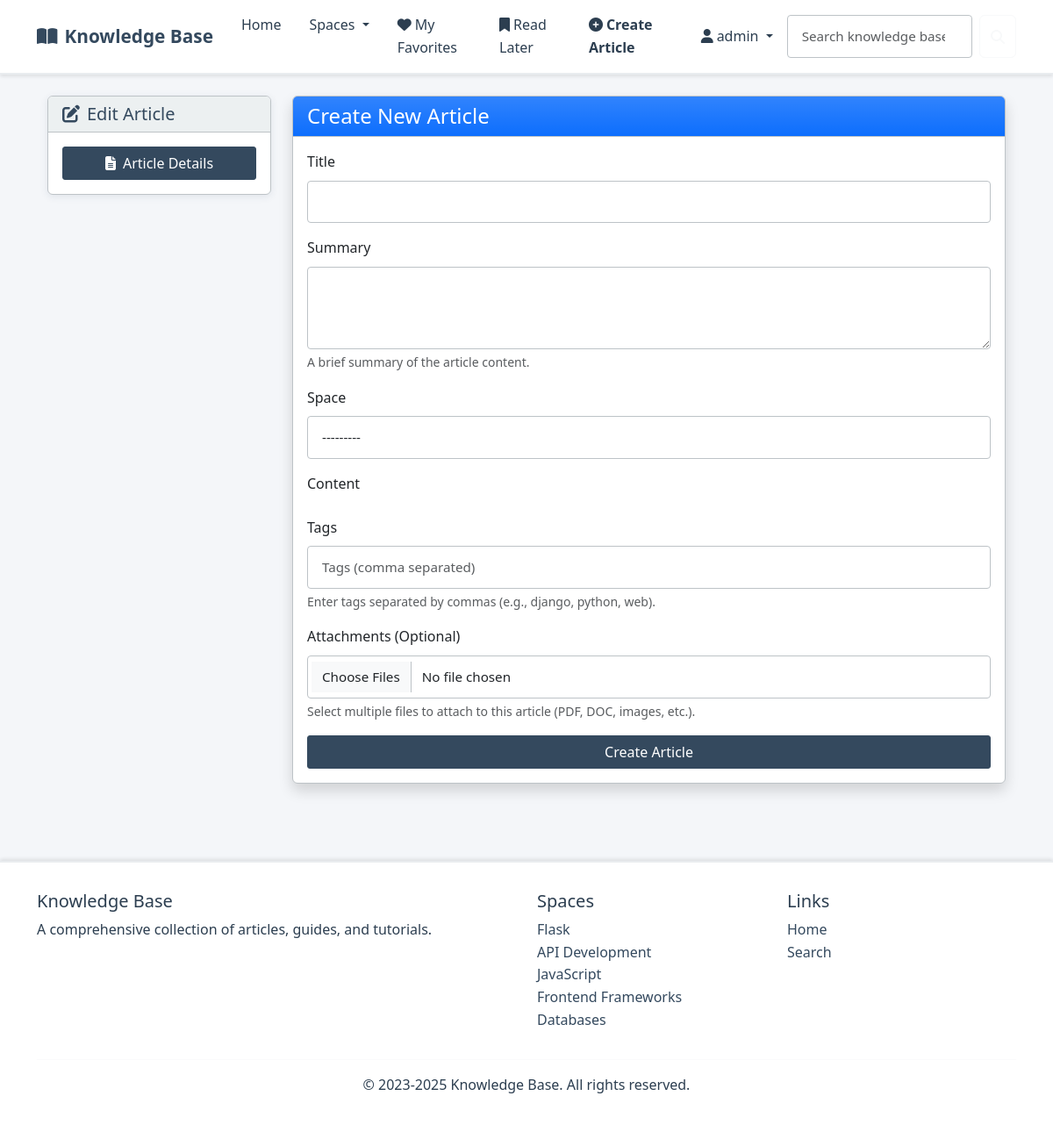
Screenshot of /article/create/ (signed in) with the database file from the repository.
### kb/models.py (models this page shows)
class Space(models.Model):
    ICON_CHOICES = [
        ('fas fa-folder', 'Folder'),
        ('fas fa-book', 'Book'),
        ('fas fa-lightbulb', 'Lightbulb'),
        ('fas fa-cog', 'Settings'),
        ('fas fa-rocket', 'Rocket'),
        ('fas fa-star', 'Star'),
        ('fas fa-heart', 'Heart'),
        ('fas fa-trophy', 'Trophy'),
        ('fas fa-graduation-cap', 'Education'),
        ('fas fa-code', 'Code'),
        ('fas fa-database', 'Database'),
        ('fas fa-shield-alt', 'Security'),
        ('fas fa-users', 'Team'),
        ('fas fa-chart-line', 'Analytics'),
        ('fas fa-puzzle-piece', 'Puzzle'),
        ('fas fa-tools', 'Tools'),
        ('fas fa-globe', 'Global'),
        ('fas fa-mobile-alt', 'Mobile'),
        ('fas fa-cloud', 'Cloud'),
        ('fas fa-fire', 'Fire'),
    ]
    name = models.CharField(max_length=100)
    description = models.TextField()
    label = models.ForeignKey(Label, on_delete=models.SET_NULL, null=True, blank=True, related_name='spaces')
    icon = models.CharField(max_length=50, choices=ICON_CHOICES, default='fas fa-folder')
    def __str__(self):
        return self.name
    class Meta:
        verbose_name_plural = "Spaces"

### kb/views.py (the view)
# urls.py: path('article/create/', views.create_article, name='create_article'),
@login_required
def create_article(request):
    if request.method == 'POST':
        form = ArticleForm(request.POST, request.FILES)
        print(f"Form is valid: {form.is_valid()}")
        if form.is_valid():
            article = form.save(commit=False)
            article.author = request.user
            article.created_at = timezone.now()
            article.updated_at = timezone.now()
            article.save()
            files = request.FILES.getlist('attachments')
            for file in files:
                if file:
                    ArticleAttachment.objects.create(
                        article=article,
                        file=file,
                        original_name=file.name
                    )
            messages.success(request, f"Article '{article.title}' was created successfully.")
            return redirect('article_detail', article_id=article.id)
        else:
            print(f"Form errors: {form.errors}")
    else:
        form = ArticleForm()
    return render(request, 'article_form.html', {
        'form': form,
        'title': 'Create New Article',
        'submit_text': 'Create Article'
    })

### kb/forms.py (shortened to what this page needs)
class ArticleForm(forms.ModelForm):
    tags_input = forms.CharField(
        required=False,
        widget=forms.TextInput(attrs={'class': 'form-control', 'placeholder': 'Tags (comma separated)'})
    )
    class Meta:
        model = Article
        fields = ('title', 'summary', 'space')
        widgets = {
            'title': forms.TextInput(attrs={'class': 'form-control'}),
            'summary': forms.Textarea(attrs={'class': 'form-control', 'rows': 3}),
            'space': forms.Select(attrs={'class': 'form-control'}),
        }
    def __init__(self, *args, **kwargs):
        super().__init__(*args, **kwargs)
        if self.instance and self.instance.pk and self.instance.tags:
            self.initial['tags_input'] = ', '.join(self.instance.tags)
    class Media:
        css = {
            'all': ('https://cdnjs.cloudflare.com/ajax/libs/tinymce/6.4.2/skins/ui/oxide-dark/skin.min.css',)
        }
        js = (
            'https://cdnjs.cloudflare.com/ajax/libs/tinymce/6.4.2/tinymce.min.js',
        )

### kb/context_processors.py (called while the page is built)
def categories_processor(request):
    return {
        'spaces': Space.objects.all()
    }

### templates/article_form.html (shortened to what this page needs)
{% extends "layout.html" %}
{% load static %}
{% block extra_css %}
{{ form.media.css }}
{% endblock %}
{% block content %}
<div class="container-fluid">
    <div class="row">
        <div class="col-lg-3 col-md-4">
            <div class="sticky-top" style="top: 1rem;">
                <div class="card mb-3">
                    <div class="card-header">
                        <h5 class="mb-0"><i class="fas fa-edit me-2"></i>Edit Article</h5>
                    </div>
                    <div class="card-body">
                        <div class="d-grid">
                            <button class="btn btn-primary" onclick="scrollToSection('article-form')">
                                <i class="fas fa-file-alt me-2"></i>Article Details
                            </button>
                        </div>
                    </div>
                </div>
            </div>
        </div>
        <div class="col-lg-9 col-md-8">
            <div class="card shadow">
                <div class="card-header bg-primary bg-gradient text-white">
                    <h4 class="card-title mb-0">{{ title }}</h4>
                </div>
                <div class="card-body" id="article-form">
                <form method="post" enctype="multipart/form-data" action="{% if article %}{% url 'edit_article' article_id=article.id %}{% else %}{% url 'create_article' %}{% endif %}">
                    <div class="mb-3">
                        <label for="id_title" class="form-label">Title</label>
                        {{ form.title }}
                    </div>
                    <div class="mb-3">
                        <label for="id_summary" class="form-label">Summary</label>
                        {{ form.summary }}
                        <div class="form-text">A brief summary of the article content.</div>
                    </div>
                    <div class="mb-3">
                        <label for="id_space" class="form-label">Space</label>
                        {{ form.space }}
                    </div>
                    <div class="mb-3">
                        <label for="id_content" class="form-label">Content</label>
                    </div>
                    <div class="mb-3">
                        <label for="id_tags_input" class="form-label">Tags</label>
                        {{ form.tags_input }}
                        <div class="form-text">Enter tags separated by commas (e.g., django, python, web).</div>
                    </div>
                    <div class="mb-3">
                        <label for="id_attachments" class="form-label">Attachments (Optional)</label>
                        <input type="file" name="attachments" class="form-control" multiple>
                        <div class="form-text">Select multiple files to attach to this article (PDF, DOC, images, etc.).</div>
                    </div>
                    <div class="d-grid gap-2">
                        <button type="submit" class="btn btn-primary">{{ submit_text }}</button>
                    </div>
                </form>
            </div>
        </div>
    </div>
</div>
{% endblock %}

### templates/layout.html (shortened to what this page needs)
{% load static %}
<!DOCTYPE html>
<html lang="en">
<head>
    <link href="https://cdn.jsdelivr.net/npm/bootstrap@5.3.0/dist/css/bootstrap.min.css" rel="stylesheet">
    <link rel="stylesheet" href="https://cdnjs.cloudflare.com/ajax/libs/font-awesome/6.4.0/css/all.min.css">
    <link rel="stylesheet" href="https://cdnjs.cloudflare.com/ajax/libs/highlight.js/11.7.0/styles/github-dark.min.css">
    <link rel="stylesheet" href="{% static 'css/custom.css' %}">
    {% block extra_css %}{% endblock %}
</head>
<body>
    <nav class="navbar navbar-expand-lg" style="background-color: #ffffff; border-bottom: 2px solid #e9ecef; box-shadow: 0 2px 4px rgba(0,0,0,0.1);">
        <div class="container">
            <a class="navbar-brand" href="{% url 'index' %}">
                <i class="fas fa-book-open me-2"></i>Knowledge Base
            </a>
            <div class="collapse navbar-collapse" id="navbarMain">
                <ul class="navbar-nav me-auto">
                    <li class="nav-item">
                        <a class="nav-link {% if request.path == '/' %}active{% endif %}" href="{% url 'index' %}">Home</a>
                    </li>
                    <li class="nav-item dropdown">
                        <a class="nav-link dropdown-toggle" href="#" id="spacesDropdown" role="button" data-bs-toggle="dropdown" aria-expanded="false">
                            Spaces
                        </a>
                    </li>
                    {% if user.is_authenticated %}
                    <li class="nav-item">
                        <a class="nav-link {% if request.path == '/my-favorites/' %}active{% endif %}" href="{% url 'my_favorites' %}">
                            <i class="fas fa-heart me-1"></i>My Favorites
                        </a>
                    </li>
                    <li class="nav-item">
                        <a class="nav-link {% if request.path == '/my-read-later/' %}active{% endif %}" href="{% url 'my_read_later' %}">
                            <i class="fas fa-bookmark me-1"></i>Read Later
                        </a>
                    </li>
                    <li class="nav-item">
                        <a class="nav-link {% if request.path == '/article/create/' %}active{% endif %}" href="{% url 'create_article' %}">
                            <i class="fas fa-plus-circle me-1"></i>Create Article
                        </a>
                    </li>
                    {% endif %}
                </ul>
                <ul class="navbar-nav ms-auto">
                    {% if user.is_authenticated %}
                    <li class="nav-item dropdown">
                        <a class="nav-link dropdown-toggle" href="#" id="userDropdown" role="button" data-bs-toggle="dropdown" aria-expanded="false">
                            <i class="fas fa-user me-1"></i>{{ user.username }}
                        </a>
                    </li>
                    {% endif %}
                </ul>
                <div class="d-flex position-relative">
                    <form id="searchForm" class="d-flex" action="{% url 'search' %}" method="get">
                        <input id="searchInput" class="form-control me-2" type="search" placeholder="Search knowledge base..." aria-label="Search" name="q">
                        <button class="btn btn-outline-light" type="submit">
                            <i class="fas fa-search"></i>
                        </button>
                    </form>
                </div>
            </div>
        </div>
    </nav>
    <main class="container py-4">
        {% block content %}{% endblock %}
    </main>
    <footer class="footer">
        <div class="container">
            <div class="row">
                <div class="col-md-6">
                    <h5>Knowledge Base</h5>
                    <p>A comprehensive collection of articles, guides, and tutorials.</p>
                </div>
                <div class="col-md-3">
                    <h5>Spaces</h5>
                    <ul class="list-unstyled">
                        {% for space in spaces %}
                        <li><a href="{% url 'space_detail' space_id=space.id %}" class="text-decoration-none" style="color: var(--primary-corporate);">{{ space.name }}</a></li>
                        {% endfor %}
                    </ul>
                </div>
                <div class="col-md-3">
                    <h5>Links</h5>
                    <ul class="list-unstyled">
                        <li><a href="{% url 'index' %}" class="text-decoration-none" style="color: var(--primary-corporate);">Home</a></li>
                        <li><a href="{% url 'search' %}" class="text-decoration-none" style="color: var(--primary-corporate);">Search</a></li>
                    </ul>
                </div>
            </div>
            <hr style="border-color: #e9ecef;">
            <div class="text-center">
                <p>&copy; 2023-2025 Knowledge Base. All rights reserved.</p>
            </div>
        </div>
    </footer>
</body>
</html>

### static/css/custom.css (style rules this page uses)
:root { --primary-corporate: #34495e; --secondary-corporate: #2c3e50; --accent-corporate: #3498db; --success-corporate: #27ae60; --warning-corporate: #f39c12; --danger-corporate: #e74c3c; --light-corporate: #ecf0f1; --dark-corporate: #2c3e50; --background-corporate: #f4f6f9; --text-corporate: #2c3e50; --border-corporate: #bdc3c7; --shadow-corporate: rgba(52, 73, 94, 0.1); }
body { background-color: var(--background-corporate); color: var(--text-corporate); font-family: 'Segoe UI', Tahoma, Geneva, Verdana, sans-serif; line-height: 1.6; }
.navbar-brand { color: var(--primary-corporate) !important; font-weight: 600; font-size: 1.3rem; }
.navbar-nav .nav-link { color: var(--text-corporate) !important; font-weight: 500; padding: 0.5rem 1rem !important; transition: all 0.3s ease; border-radius: 4px; }
.btn-primary { background-color: var(--primary-corporate); border-color: var(--primary-corporate); font-weight: 500; border-radius: 3px; }
.card { background-color: #ffffff; border: 1px solid var(--border-corporate); border-radius: 6px; box-shadow: 0 2px 8px var(--shadow-corporate); transition: all 0.3s ease; }
.card-header { background-color: var(--light-corporate); border-bottom: 1px solid var(--border-corporate); font-weight: 600; color: var(--primary-corporate); }
.form-control { border: 1px solid var(--border-corporate); border-radius: 4px; padding: 0.75rem 1rem; font-size: 0.95rem; }
.footer { margin-top: 4rem; padding: 2rem 0; border-top: 1px solid var(--bs-border-color); }
.nav-link.active { font-weight: 600; }
.footer { margin-top: 4rem; padding: 2rem 0; background-color: #ffffff; color: var(--text-corporate); border-top: 2px solid #e9ecef; box-shadow: 0 -2px 4px rgba(0,0,0,0.1); }

### rows the page displays
Space: name "Flask"
Space: name "API Development"
Space: name "JavaScript"
Space: name "Frontend Frameworks"
Space: name "Databases"

### other values shown
{{ user.username }} "admin"
{{ title }} "Create New Article"
{{ submit_text }} "Create Article"
